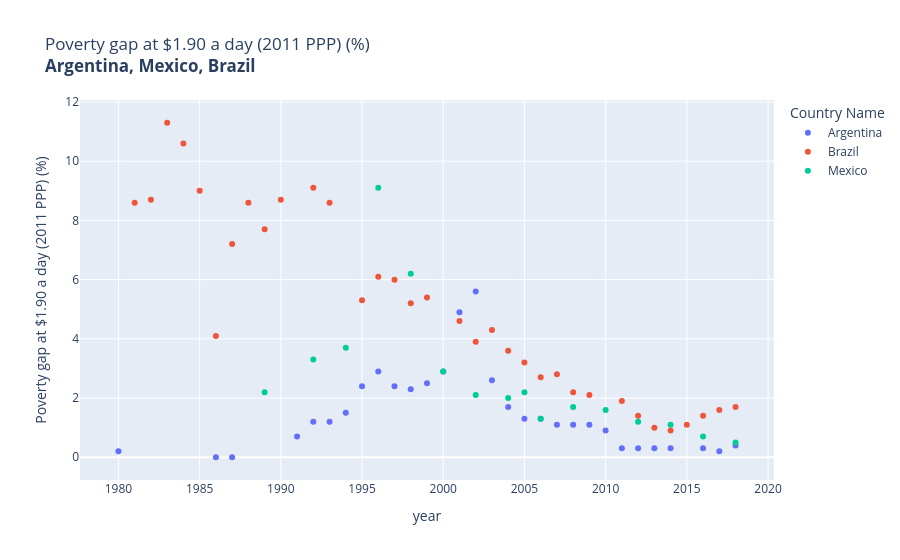

This figure's notebook cell:
### Code cell
px.scatter(df, x='year', y=perc_pov_19, color='Country Name', title=perc_pov_19 + '<br><b>' + ', '.join(countries) + '</b>' )

### Figure 1 — Plotly figure (JSON) as saved in the notebook; plotly's stock layout.template omitted (floating-point values rounded to 4 significant figures)
{"data": [{"hovertemplate": "Country Name=Argentina<br>year=%{x}<br>Poverty gap at $1.90 a day (2011 PPP) (%)=%{y}<extra></extra>", "legendgroup": "Argentina", "marker": {"color": "#636efa", "symbol": "circle"}, "mode": "markers", "name": "Argentina", "orientation": "v", "showlegend": true, "type": "scatter", "x": [1980, 1986, 1987, 1991, 1992, 1993, 1994, 1995, 1996, 1997, 1998, 1999, 2000, 2001, 2002, 2003, 2004, 2005, 2006, 2007, 2008, 2009, 2010, 2011, 2012, 2013, 2014, 2016, 2017, 2018], "xaxis": "x", "y": [0.2, 0, 0, 0.7, 1.2, 1.2, 1.5, 2.4, 2.9, 2.4, 2.3, 2.5, 2.9, 4.9, 5.6, 2.6, 1.7, 1.3, 1.3, 1.1, 1.1, 1.1, 0.9, 0.3, 0.3, 0.3, 0.3, 0.3, 0.2, 0.4], "yaxis": "y"}, {"hovertemplate": "Country Name=Brazil<br>year=%{x}<br>Poverty gap at $1.90 a day (2011 PPP) (%)=%{y}<extra></extra>", "legendgroup": "Brazil", "marker": {"color": "#EF553B", "symbol": "circle"}, "mode": "markers", "name": "Brazil", "orientation": "v", "showlegend": true, "type": "scatter", "x": [1981, 1982, 1983, 1984, 1985, 1986, 1987, 1988, 1989, 1990, 1992, 1993, 1995, 1996, 1997, 1998, 1999, 2001, 2002, 2003, 2004, 2005, 2006, 2007, 2008, 2009, 2011, 2012, 2013, 2014, 2015, 2016, 2017, 2018], "xaxis": "x", "y": [8.6, 8.7, 11.3, 10.6, 9, 4.1, 7.2, 8.6, 7.7, 8.7, 9.1, 8.6, 5.3, 6.1, 6, 5.2, 5.4, 4.6, 3.9, 4.3, 3.6, 3.2, 2.7, 2.8, 2.2, 2.1, 1.9, 1.4, 1, 0.9, 1.1, 1.4, 1.6, 1.7], "yaxis": "y"}, {"hovertemplate": "Country Name=Mexico<br>year=%{x}<br>Poverty gap at $1.90 a day (2011 PPP) (%)=%{y}<extra></extra>", "legendgroup": "Mexico", "marker": {"color": "#00cc96", "symbol": "circle"}, "mode": "markers", "name": "Mexico", "orientation": "v", "showlegend": true, "type": "scatter", "x": [1989, 1992, 1994, 1996, 1998, 2000, 2002, 2004, 2005, 2006, 2008, 2010, 2012, 2014, 2016, 2018], "xaxis": "x", "y": [2.2, 3.3, 3.7, 9.1, 6.2, 2.9, 2.1, 2, 2.2, 1.3, 1.7, 1.6, 1.2, 1.1, 0.7, 0.5], "yaxis": "y"}], "layout": {"autosize": true, "legend": {"title": {"text": "Country Name"}, "tracegroupgap": 0}, "title": {"text": "Poverty gap at $1.90 a day (2011 PPP) (%)<br><b>Argentina, Mexico, Brazil</b>"}, "xaxis": {"anchor": "y", "autorange": true, "domain": [0, 1], "range": [1978.0, 2020.0], "title": {"text": "year"}, "type": "linear"}, "yaxis": {"anchor": "x", "autorange": true, "domain": [0, 1], "range": [-0.8277, 12.13], "title": {"text": "Poverty gap at $1.90 a day (2011 PPP) (%)"}, "type": "linear"}}}
